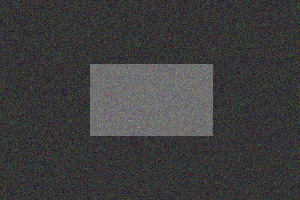
#> input picture resources/noisy.jpg, 300 x 200 px, found by its file name
$ python 07OtsuThreshold.py
#> lines starting #> are read from the running program, lines starting #| are printed output that depends on the picture; after the words box and inside, x2 and y2 are one past the last pixel; in counts of white or black regions, pixels touching at a corner belong together
import cv2
from matplotlib import pyplot as plt
import numpy as np

img = cv2.imread(r".\resources\noisy.jpg", cv2.IMREAD_GRAYSCALE)
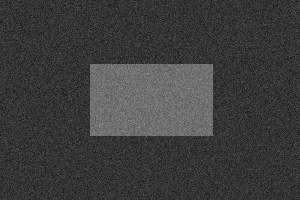
#> img: shape (200, 300); min 12, max 147, mean 60.7

# 固定阈值法，手动设置阈值为100，常称之为经验阈值，需要多次尝试获得
ret1, thBin = cv2.threshold(img, 100, 255, cv2.THRESH_BINARY)
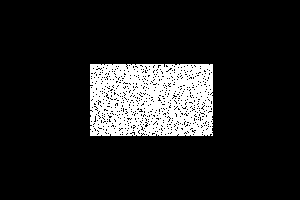
#> thBin: shape (200, 300); 12.9% white; 1 white region, box (x1, y1, x2, y2) and area: (90, 64, 213, 136) 7736
# Otsu法（大津法——最大类间方差法）计算出全局最佳阈值，因此第二个参数忽略。
# Otsu法最适用于双波峰图像，即图像直方图有两个波峰，计算出的阈值即为两个波峰之间的谷底
start = cv2.getTickCount()
ret2, thOtsu = cv2.threshold(img, 0, 255, cv2.THRESH_BINARY + cv2.THRESH_OTSU)
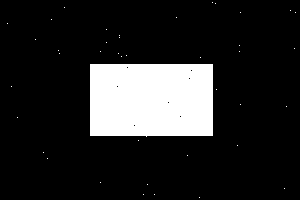
#> thOtsu: shape (200, 300); 14.8% white; 41 white regions (40 under 20 px), largest, box (x1, y1, x2, y2) and area: (90, 64, 213, 137) 8850
#> ret2 = 81
end = cv2.getTickCount()
print('Official Ostu cost:', (end - start) / cv2.getTickFrequency())
# Ostu中类间方差：g = p0(u0-u)^2 + p1(u1-u)^2 = p0p1(u0-u1)^2 （类似方差分析中的效应平方和、组间方差）
# p0为背景像素比例，p1为前景像素比例；u0为背景像素灰度值的平均值，u1为前景像素灰度值的平均值，u为总平均值
# 遍历寻找使类间方差最大化的阈值

# 尝试自己实现OTSU法寻找最佳全局阈值，效率极低
imgArr = img.ravel()
totalCount = len(imgArr)
#> totalCount = 60000
totalSum = sum(imgArr)
#> totalSum = 3642283
maxDelta = None
ostuThreshold = None
start = cv2.getTickCount()
for t in range(256):
#> (the run stopped early here; a loop or call above may not have finished)
